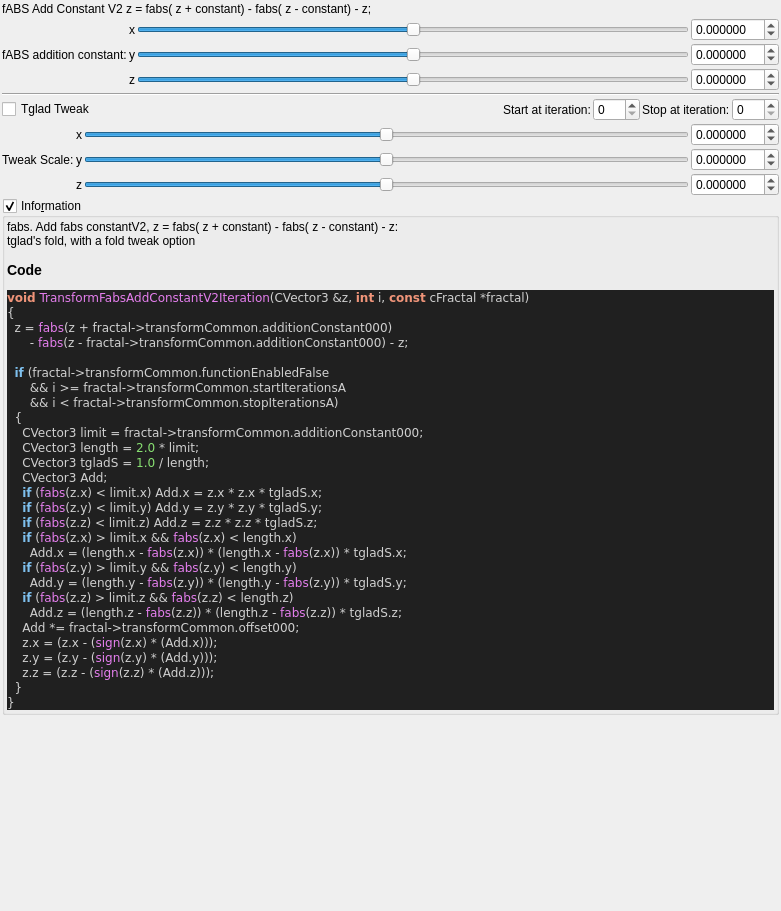
 <widget class="QWidget" name="Form">
  <property name="geometry">
   <rect>
    <x>0</x>
    <y>0</y>
    <width>781</width>
    <height>911</height>
   </rect>
  </property>
  <property name="windowTitle">
   <string notr="true">transf_fabs_add_constantV2</string>
  </property>
  <layout class="QVBoxLayout" name="verticalLayout">
   <property name="spacing">
    <number>2</number>
   </property>
   <property name="leftMargin">
    <number>2</number>
   </property>
   <property name="topMargin">
    <number>2</number>
   </property>
   <property name="rightMargin">
    <number>2</number>
   </property>
   <property name="bottomMargin">
    <number>2</number>
   </property>
   <item>
    <widget class="QLabel" name="label_26">
     <property name="text">
      <string>fABS Add Constant V2 z = fabs( z + constant) - fabs( z - constant) - z;</string>
     </property>
    </widget>
   </item>
   <item>
    <layout class="QGridLayout" name="gridLayout_4">
     <property name="spacing">
      <number>2</number>
     </property>
     <item row="0" column="3">
      <widget class="MyDoubleSpinBox" name="spinbox3_transf_addition_constant_x">
       <property name="enabled">
        <bool>true</bool>
       </property>
       <property name="sizePolicy">
        <sizepolicy hsizetype="Minimum" vsizetype="Maximum">
         <horstretch>0</horstretch>
         <verstretch>0</verstretch>
        </sizepolicy>
       </property>
       <property name="prefix">
        <string/>
       </property>
       <property name="decimals">
        <number>6</number>
       </property>
       <property name="minimum">
        <double>-99.989999999999995</double>
       </property>
       <property name="singleStep">
        <double>0.100000000000000</double>
       </property>
      </widget>
     </item>
     <item row="2" column="1">
      <widget class="QLabel" name="label_24">
       <property name="text">
        <string notr="true">z</string>
       </property>
      </widget>
     </item>
     <item row="0" column="2">
      <widget class="QSlider" name="slider3_transf_addition_constant_x">
       <property name="enabled">
        <bool>true</bool>
       </property>
       <property name="sizePolicy">
        <sizepolicy hsizetype="Expanding" vsizetype="Maximum">
         <horstretch>0</horstretch>
         <verstretch>0</verstretch>
        </sizepolicy>
       </property>
       <property name="minimum">
        <number>-5000000</number>
       </property>
       <property name="maximum">
        <number>5000000</number>
       </property>
       <property name="value">
        <number>0</number>
       </property>
       <property name="sliderPosition">
        <number>0</number>
       </property>
       <property name="orientation">
        <enum>Qt::Horizontal</enum>
       </property>
      </widget>
     </item>
     <item row="2" column="3">
      <widget class="MyDoubleSpinBox" name="spinbox3_transf_addition_constant_z">
       <property name="enabled">
        <bool>true</bool>
       </property>
       <property name="sizePolicy">
        <sizepolicy hsizetype="Minimum" vsizetype="Maximum">
         <horstretch>0</horstretch>
         <verstretch>0</verstretch>
        </sizepolicy>
       </property>
       <property name="decimals">
        <number>6</number>
       </property>
       <property name="minimum">
        <double>-99.989999999999995</double>
       </property>
       <property name="maximum">
        <double>99.989999999999995</double>
       </property>
       <property name="singleStep">
        <double>0.100000000000000</double>
       </property>
      </widget>
     </item>
     <item row="0" column="1">
      <widget class="QLabel" name="label_22">
       <property name="text">
        <string notr="true">x</string>
       </property>
      </widget>
     </item>
     <item row="1" column="2">
      <widget class="QSlider" name="slider3_transf_addition_constant_y">
       <property name="enabled">
        <bool>true</bool>
       </property>
       <property name="sizePolicy">
        <sizepolicy hsizetype="Expanding" vsizetype="Maximum">
         <horstretch>0</horstretch>
         <verstretch>0</verstretch>
        </sizepolicy>
       </property>
       <property name="minimum">
        <number>-5000000</number>
       </property>
       <property name="maximum">
        <number>5000000</number>
       </property>
       <property name="orientation">
        <enum>Qt::Horizontal</enum>
       </property>
      </widget>
     </item>
     <item row="1" column="1">
      <widget class="QLabel" name="label_25">
       <property name="text">
        <string notr="true">y</string>
       </property>
      </widget>
     </item>
     <item row="1" column="3">
      <widget class="MyDoubleSpinBox" name="spinbox3_transf_addition_constant_y">
       <property name="enabled">
        <bool>true</bool>
       </property>
       <property name="sizePolicy">
        <sizepolicy hsizetype="Minimum" vsizetype="Maximum">
         <horstretch>0</horstretch>
         <verstretch>0</verstretch>
        </sizepolicy>
       </property>
       <property name="decimals">
        <number>6</number>
       </property>
       <property name="minimum">
        <double>-99.989999999999995</double>
       </property>
       <property name="maximum">
        <double>99.989999999999995</double>
       </property>
       <property name="singleStep">
        <double>0.100000000000000</double>
       </property>
      </widget>
     </item>
     <item row="1" column="0">
      <widget class="QLabel" name="label_23">
       <property name="text">
        <string>fABS addition constant:</string>
       </property>
      </widget>
     </item>
     <item row="2" column="2">
      <widget class="QSlider" name="slider3_transf_addition_constant_z">
       <property name="enabled">
        <bool>true</bool>
       </property>
       <property name="sizePolicy">
        <sizepolicy hsizetype="Expanding" vsizetype="Maximum">
         <horstretch>0</horstretch>
         <verstretch>0</verstretch>
        </sizepolicy>
       </property>
       <property name="minimum">
        <number>-5000000</number>
       </property>
       <property name="maximum">
        <number>5000000</number>
       </property>
       <property name="orientation">
        <enum>Qt::Horizontal</enum>
       </property>
      </widget>
     </item>
    </layout>
   </item>
   <item>
    <widget class="Line" name="line_6">
     <property name="orientation">
      <enum>Qt::Horizontal</enum>
     </property>
    </widget>
   </item>
   <item>
    <layout class="QGridLayout" name="gridLayout_73">
     <property name="spacing">
      <number>2</number>
     </property>
     <item row="0" column="0">
      <widget class="QCheckBox" name="checkBox_transf_function_enabled_false">
       <property name="layoutDirection">
        <enum>Qt::LeftToRight</enum>
       </property>
       <property name="text">
        <string>Tglad Tweak</string>
       </property>
      </widget>
     </item>
     <item row="0" column="4">
      <widget class="QLabel" name="label_256">
       <property name="text">
        <string>Stop at iteration:</string>
       </property>
      </widget>
     </item>
     <item row="0" column="2">
      <widget class="QLabel" name="label_257">
       <property name="text">
        <string>Start at iteration:</string>
       </property>
      </widget>
     </item>
     <item row="0" column="1">
      <spacer name="horizontalSpacer_39">
       <property name="orientation">
        <enum>Qt::Horizontal</enum>
       </property>
       <property name="sizeHint" stdset="0">
        <size>
         <width>40</width>
         <height>20</height>
        </size>
       </property>
      </spacer>
     </item>
     <item row="0" column="3">
      <widget class="MySpinBox" name="spinboxInt_transf_start_iterations_A">
       <property name="sizePolicy">
        <sizepolicy hsizetype="Minimum" vsizetype="Maximum">
         <horstretch>0</horstretch>
         <verstretch>0</verstretch>
        </sizepolicy>
       </property>
       <property name="maximum">
        <number>250</number>
       </property>
      </widget>
     </item>
     <item row="0" column="5">
      <widget class="MySpinBox" name="spinboxInt_transf_stop_iterations_A">
       <property name="sizePolicy">
        <sizepolicy hsizetype="Minimum" vsizetype="Maximum">
         <horstretch>0</horstretch>
         <verstretch>0</verstretch>
        </sizepolicy>
       </property>
       <property name="maximum">
        <number>250</number>
       </property>
      </widget>
     </item>
    </layout>
   </item>
   <item>
    <layout class="QGridLayout" name="gridLayout_5">
     <property name="spacing">
      <number>2</number>
     </property>
     <item row="2" column="1">
      <widget class="QLabel" name="label_27">
       <property name="text">
        <string notr="true">z</string>
       </property>
      </widget>
     </item>
     <item row="0" column="1">
      <widget class="QLabel" name="label_28">
       <property name="text">
        <string notr="true">x</string>
       </property>
      </widget>
     </item>
     <item row="1" column="1">
      <widget class="QLabel" name="label_29">
       <property name="text">
        <string notr="true">y</string>
       </property>
      </widget>
     </item>
     <item row="1" column="0">
      <widget class="QLabel" name="label_30">
       <property name="text">
        <string>Tweak Scale:</string>
       </property>
      </widget>
     </item>
     <item row="2" column="2">
      <widget class="QSlider" name="slider3_transf_offset_000_z">
       <property name="enabled">
        <bool>true</bool>
       </property>
       <property name="sizePolicy">
        <sizepolicy hsizetype="Expanding" vsizetype="Maximum">
         <horstretch>0</horstretch>
         <verstretch>0</verstretch>
        </sizepolicy>
       </property>
       <property name="minimum">
        <number>-5000000</number>
       </property>
       <property name="maximum">
        <number>5000000</number>
       </property>
       <property name="orientation">
        <enum>Qt::Horizontal</enum>
       </property>
      </widget>
     </item>
     <item row="0" column="3">
      <widget class="MyDoubleSpinBox" name="spinbox3_transf_offset_000_x">
       <property name="enabled">
        <bool>true</bool>
       </property>
       <property name="sizePolicy">
        <sizepolicy hsizetype="Minimum" vsizetype="Maximum">
         <horstretch>0</horstretch>
         <verstretch>0</verstretch>
        </sizepolicy>
       </property>
       <property name="decimals">
        <number>6</number>
       </property>
       <property name="minimum">
        <double>-99.989999999999995</double>
       </property>
       <property name="maximum">
        <double>99.989999999999995</double>
       </property>
       <property name="singleStep">
        <double>0.100000000000000</double>
       </property>
      </widget>
     </item>
     <item row="1" column="3">
      <widget class="MyDoubleSpinBox" name="spinbox3_transf_offset_000_y">
       <property name="enabled">
        <bool>true</bool>
       </property>
       <property name="sizePolicy">
        <sizepolicy hsizetype="Minimum" vsizetype="Maximum">
         <horstretch>0</horstretch>
         <verstretch>0</verstretch>
        </sizepolicy>
       </property>
       <property name="decimals">
        <number>6</number>
       </property>
       <property name="minimum">
        <double>-99.989999999999995</double>
       </property>
       <property name="maximum">
        <double>99.989999999999995</double>
       </property>
       <property name="singleStep">
        <double>0.100000000000000</double>
       </property>
      </widget>
     </item>
     <item row="2" column="3">
      <widget class="MyDoubleSpinBox" name="spinbox3_transf_offset_000_z">
       <property name="enabled">
        <bool>true</bool>
       </property>
       <property name="sizePolicy">
        <sizepolicy hsizetype="Minimum" vsizetype="Maximum">
         <horstretch>0</horstretch>
         <verstretch>0</verstretch>
        </sizepolicy>
       </property>
       <property name="decimals">
        <number>6</number>
       </property>
       <property name="minimum">
        <double>-99.989999999999995</double>
       </property>
       <property name="maximum">
        <double>99.989999999999995</double>
       </property>
       <property name="singleStep">
        <double>0.100000000000000</double>
       </property>
      </widget>
     </item>
     <item row="1" column="2">
      <widget class="QSlider" name="slider3_transf_offset_000_y">
       <property name="enabled">
        <bool>true</bool>
       </property>
       <property name="sizePolicy">
        <sizepolicy hsizetype="Expanding" vsizetype="Maximum">
         <horstretch>0</horstretch>
         <verstretch>0</verstretch>
        </sizepolicy>
       </property>
       <property name="minimum">
        <number>-5000000</number>
       </property>
       <property name="maximum">
        <number>5000000</number>
       </property>
       <property name="orientation">
        <enum>Qt::Horizontal</enum>
       </property>
      </widget>
     </item>
     <item row="0" column="2">
      <widget class="QSlider" name="slider3_transf_offset_000_x">
       <property name="enabled">
        <bool>true</bool>
       </property>
       <property name="sizePolicy">
        <sizepolicy hsizetype="Expanding" vsizetype="Maximum">
         <horstretch>0</horstretch>
         <verstretch>0</verstretch>
        </sizepolicy>
       </property>
       <property name="minimum">
        <number>-5000000</number>
       </property>
       <property name="maximum">
        <number>5000000</number>
       </property>
       <property name="orientation">
        <enum>Qt::Horizontal</enum>
       </property>
      </widget>
     </item>
    </layout>
   </item>
   <item>
    <widget class="MyGroupBox" name="groupCheck_info">
     <property name="title">
      <string>Info&amp;rmation</string>
     </property>
     <property name="flat">
      <bool>false</bool>
     </property>
     <property name="checkable">
      <bool>true</bool>
     </property>
     <layout class="QVBoxLayout" name="verticalLayout_2">
      <property name="spacing">
       <number>2</number>
      </property>
      <property name="leftMargin">
       <number>2</number>
      </property>
      <property name="topMargin">
       <number>2</number>
      </property>
      <property name="rightMargin">
       <number>2</number>
      </property>
      <property name="bottomMargin">
       <number>2</number>
      </property>
      <item>
       <widget class="QLabel" name="label_code_content">
        <property name="text">
         <string notr="true">&lt;p&gt;fabs. Add fabs constantV2,  z = fabs( z + constant) - fabs( z - constant) - z:&lt;br&gt;tglad's fold, with a fold tweak option&lt;/p&gt;&lt;table&gt;
&lt;/table&gt;
&lt;h3&gt;Code&lt;/h3&gt;
&lt;body style=&quot;background-color:#202020&quot;&gt;
&lt;pre style=&quot;color:#d0d0d0; background-color:#202020;  font-family:'Courier New',monospace;&quot;&gt;&lt;span style=&quot;color:#f09479; font-weight:bold&quot;&gt;void&lt;/span&gt; &lt;span style=&quot;color:#e47eed&quot;&gt;TransformFabsAddConstantV2Iteration&lt;/span&gt;&lt;span style=&quot;color:#d0d0d0&quot;&gt;(&lt;/span&gt;CVector3 &lt;span style=&quot;color:#d0d0d0&quot;&gt;&amp;amp;&lt;/span&gt;z&lt;span style=&quot;color:#d0d0d0&quot;&gt;,&lt;/span&gt; &lt;span style=&quot;color:#f09479; font-weight:bold&quot;&gt;int&lt;/span&gt; i&lt;span style=&quot;color:#d0d0d0&quot;&gt;,&lt;/span&gt; &lt;span style=&quot;color:#f09479; font-weight:bold&quot;&gt;const&lt;/span&gt; cFractal &lt;span style=&quot;color:#d0d0d0&quot;&gt;*&lt;/span&gt;fractal&lt;span style=&quot;color:#d0d0d0&quot;&gt;)&lt;/span&gt;
&lt;span style=&quot;color:#d0d0d0&quot;&gt;{&lt;/span&gt;
  z &lt;span style=&quot;color:#d0d0d0&quot;&gt;=&lt;/span&gt; &lt;span style=&quot;color:#e47eed&quot;&gt;fabs&lt;/span&gt;&lt;span style=&quot;color:#d0d0d0&quot;&gt;(&lt;/span&gt;z &lt;span style=&quot;color:#d0d0d0&quot;&gt;+&lt;/span&gt; fractal&lt;span style=&quot;color:#d0d0d0&quot;&gt;-&amp;gt;&lt;/span&gt;transformCommon&lt;span style=&quot;color:#d0d0d0&quot;&gt;.&lt;/span&gt;additionConstant000&lt;span style=&quot;color:#d0d0d0&quot;&gt;)&lt;/span&gt;
      &lt;span style=&quot;color:#d0d0d0&quot;&gt;-&lt;/span&gt; &lt;span style=&quot;color:#e47eed&quot;&gt;fabs&lt;/span&gt;&lt;span style=&quot;color:#d0d0d0&quot;&gt;(&lt;/span&gt;z &lt;span style=&quot;color:#d0d0d0&quot;&gt;-&lt;/span&gt; fractal&lt;span style=&quot;color:#d0d0d0&quot;&gt;-&amp;gt;&lt;/span&gt;transformCommon&lt;span style=&quot;color:#d0d0d0&quot;&gt;.&lt;/span&gt;additionConstant000&lt;span style=&quot;color:#d0d0d0&quot;&gt;) -&lt;/span&gt; z&lt;span style=&quot;color:#d0d0d0&quot;&gt;;&lt;/span&gt;

  &lt;span style=&quot;color:#7ec0ee; font-weight:bold&quot;&gt;if&lt;/span&gt; &lt;span style=&quot;color:#d0d0d0&quot;&gt;(&lt;/span&gt;fractal&lt;span style=&quot;color:#d0d0d0&quot;&gt;-&amp;gt;&lt;/span&gt;transformCommon&lt;span style=&quot;color:#d0d0d0&quot;&gt;.&lt;/span&gt;functionEnabledFalse
      &lt;span style=&quot;color:#d0d0d0&quot;&gt;&amp;amp;&amp;amp;&lt;/span&gt; i &lt;span style=&quot;color:#d0d0d0&quot;&gt;&amp;gt;=&lt;/span&gt; fractal&lt;span style=&quot;color:#d0d0d0&quot;&gt;-&amp;gt;&lt;/span&gt;transformCommon&lt;span style=&quot;color:#d0d0d0&quot;&gt;.&lt;/span&gt;startIterationsA
      &lt;span style=&quot;color:#d0d0d0&quot;&gt;&amp;amp;&amp;amp;&lt;/span&gt; i &lt;span style=&quot;color:#d0d0d0&quot;&gt;&amp;lt;&lt;/span&gt; fractal&lt;span style=&quot;color:#d0d0d0&quot;&gt;-&amp;gt;&lt;/span&gt;transformCommon&lt;span style=&quot;color:#d0d0d0&quot;&gt;.&lt;/span&gt;stopIterationsA&lt;span style=&quot;color:#d0d0d0&quot;&gt;)&lt;/span&gt;
  &lt;span style=&quot;color:#d0d0d0&quot;&gt;{&lt;/span&gt;
    CVector3 limit &lt;span style=&quot;color:#d0d0d0&quot;&gt;=&lt;/span&gt; fractal&lt;span style=&quot;color:#d0d0d0&quot;&gt;-&amp;gt;&lt;/span&gt;transformCommon&lt;span style=&quot;color:#d0d0d0&quot;&gt;.&lt;/span&gt;additionConstant000&lt;span style=&quot;color:#d0d0d0&quot;&gt;;&lt;/span&gt;
    CVector3 length &lt;span style=&quot;color:#d0d0d0&quot;&gt;=&lt;/span&gt; &lt;span style=&quot;color:#87df71&quot;&gt;2.0&lt;/span&gt; &lt;span style=&quot;color:#d0d0d0&quot;&gt;*&lt;/span&gt; limit&lt;span style=&quot;color:#d0d0d0&quot;&gt;;&lt;/span&gt;
    CVector3 tgladS &lt;span style=&quot;color:#d0d0d0&quot;&gt;=&lt;/span&gt; &lt;span style=&quot;color:#87df71&quot;&gt;1.0&lt;/span&gt; &lt;span style=&quot;color:#d0d0d0&quot;&gt;/&lt;/span&gt; length&lt;span style=&quot;color:#d0d0d0&quot;&gt;;&lt;/span&gt;
    CVector3 Add&lt;span style=&quot;color:#d0d0d0&quot;&gt;;&lt;/span&gt;
    &lt;span style=&quot;color:#7ec0ee; font-weight:bold&quot;&gt;if&lt;/span&gt; &lt;span style=&quot;color:#d0d0d0&quot;&gt;(&lt;/span&gt;&lt;span style=&quot;color:#e47eed&quot;&gt;fabs&lt;/span&gt;&lt;span style=&quot;color:#d0d0d0&quot;&gt;(&lt;/span&gt;z&lt;span style=&quot;color:#d0d0d0&quot;&gt;.&lt;/span&gt;x&lt;span style=&quot;color:#d0d0d0&quot;&gt;) &amp;lt;&lt;/span&gt; limit&lt;span style=&quot;color:#d0d0d0&quot;&gt;.&lt;/span&gt;x&lt;span style=&quot;color:#d0d0d0&quot;&gt;)&lt;/span&gt; Add&lt;span style=&quot;color:#d0d0d0&quot;&gt;.&lt;/span&gt;x &lt;span style=&quot;color:#d0d0d0&quot;&gt;=&lt;/span&gt; z&lt;span style=&quot;color:#d0d0d0&quot;&gt;.&lt;/span&gt;x &lt;span style=&quot;color:#d0d0d0&quot;&gt;*&lt;/span&gt; z&lt;span style=&quot;color:#d0d0d0&quot;&gt;.&lt;/span&gt;x &lt;span style=&quot;color:#d0d0d0&quot;&gt;*&lt;/span&gt; tgladS&lt;span style=&quot;color:#d0d0d0&quot;&gt;.&lt;/span&gt;x&lt;span style=&quot;color:#d0d0d0&quot;&gt;;&lt;/span&gt;
    &lt;span style=&quot;color:#7ec0ee; font-weight:bold&quot;&gt;if&lt;/span&gt; &lt;span style=&quot;color:#d0d0d0&quot;&gt;(&lt;/span&gt;&lt;span style=&quot;color:#e47eed&quot;&gt;fabs&lt;/span&gt;&lt;span style=&quot;color:#d0d0d0&quot;&gt;(&lt;/span&gt;z&lt;span style=&quot;color:#d0d0d0&quot;&gt;.&lt;/span&gt;y&lt;span style=&quot;color:#d0d0d0&quot;&gt;) &amp;lt;&lt;/span&gt; limit&lt;span style=&quot;color:#d0d0d0&quot;&gt;.&lt;/span&gt;y&lt;span style=&quot;color:#d0d0d0&quot;&gt;)&lt;/span&gt; Add&lt;span style=&quot;color:#d0d0d0&quot;&gt;.&lt;/span&gt;y &lt;span style=&quot;color:#d0d0d0&quot;&gt;=&lt;/span&gt; z&lt;span style=&quot;color:#d0d0d0&quot;&gt;.&lt;/span&gt;y &lt;span style=&quot;color:#d0d0d0&quot;&gt;*&lt;/span&gt; z&lt;span style=&quot;color:#d0d0d0&quot;&gt;.&lt;/span&gt;y &lt;span style=&quot;color:#d0d0d0&quot;&gt;*&lt;/span&gt; tgladS&lt;span style=&quot;color:#d0d0d0&quot;&gt;.&lt;/span&gt;y&lt;span style=&quot;color:#d0d0d0&quot;&gt;;&lt;/span&gt;
    &lt;span style=&quot;color:#7ec0ee; font-weight:bold&quot;&gt;if&lt;/span&gt; &lt;span style=&quot;color:#d0d0d0&quot;&gt;(&lt;/span&gt;&lt;span style=&quot;color:#e47eed&quot;&gt;fabs&lt;/span&gt;&lt;span style=&quot;color:#d0d0d0&quot;&gt;(&lt;/span&gt;z&lt;span style=&quot;color:#d0d0d0&quot;&gt;.&lt;/span&gt;z&lt;span style=&quot;color:#d0d0d0&quot;&gt;) &amp;lt;&lt;/span&gt; limit&lt;span style=&quot;color:#d0d0d0&quot;&gt;.&lt;/span&gt;z&lt;span style=&quot;color:#d0d0d0&quot;&gt;)&lt;/span&gt; Add&lt;span style=&quot;color:#d0d0d0&quot;&gt;.&lt;/span&gt;z &lt;span style=&quot;color:#d0d0d0&quot;&gt;=&lt;/span&gt; z&lt;span style=&quot;color:#d0d0d0&quot;&gt;.&lt;/span&gt;z &lt;span style=&quot;color:#d0d0d0&quot;&gt;*&lt;/span&gt; z&lt;span style=&quot;color:#d0d0d0&quot;&gt;.&lt;/span&gt;z &lt;span style=&quot;color:#d0d0d0&quot;&gt;*&lt;/span&gt; tgladS&lt;span style=&quot;color:#d0d0d0&quot;&gt;.&lt;/span&gt;z&lt;span style=&quot;color:#d0d0d0&quot;&gt;;&lt;/span&gt;
    &lt;span style=&quot;color:#7ec0ee; font-weight:bold&quot;&gt;if&lt;/span&gt; &lt;span style=&quot;color:#d0d0d0&quot;&gt;(&lt;/span&gt;&lt;span style=&quot;color:#e47eed&quot;&gt;fabs&lt;/span&gt;&lt;span style=&quot;color:#d0d0d0&quot;&gt;(&lt;/span&gt;z&lt;span style=&quot;color:#d0d0d0&quot;&gt;.&lt;/span&gt;x&lt;span style=&quot;color:#d0d0d0&quot;&gt;) &amp;gt;&lt;/span&gt; limit&lt;span style=&quot;color:#d0d0d0&quot;&gt;.&lt;/span&gt;x &lt;span style=&quot;color:#d0d0d0&quot;&gt;&amp;amp;&amp;amp;&lt;/span&gt; &lt;span style=&quot;color:#e47eed&quot;&gt;fabs&lt;/span&gt;&lt;span style=&quot;color:#d0d0d0&quot;&gt;(&lt;/span&gt;z&lt;span style=&quot;color:#d0d0d0&quot;&gt;.&lt;/span&gt;x&lt;span style=&quot;color:#d0d0d0&quot;&gt;) &amp;lt;&lt;/span&gt; length&lt;span style=&quot;color:#d0d0d0&quot;&gt;.&lt;/span&gt;x&lt;span style=&quot;color:#d0d0d0&quot;&gt;)&lt;/span&gt;
      Add&lt;span style=&quot;color:#d0d0d0&quot;&gt;.&lt;/span&gt;x &lt;span style=&quot;color:#d0d0d0&quot;&gt;= (&lt;/span&gt;length&lt;span style=&quot;color:#d0d0d0&quot;&gt;.&lt;/span&gt;x &lt;span style=&quot;color:#d0d0d0&quot;&gt;-&lt;/span&gt; &lt;span style=&quot;color:#e47eed&quot;&gt;fabs&lt;/span&gt;&lt;span style=&quot;color:#d0d0d0&quot;&gt;(&lt;/span&gt;z&lt;span style=&quot;color:#d0d0d0&quot;&gt;.&lt;/span&gt;x&lt;span style=&quot;color:#d0d0d0&quot;&gt;)) * (&lt;/span&gt;length&lt;span style=&quot;color:#d0d0d0&quot;&gt;.&lt;/span&gt;x &lt;span style=&quot;color:#d0d0d0&quot;&gt;-&lt;/span&gt; &lt;span style=&quot;color:#e47eed&quot;&gt;fabs&lt;/span&gt;&lt;span style=&quot;color:#d0d0d0&quot;&gt;(&lt;/span&gt;z&lt;span style=&quot;color:#d0d0d0&quot;&gt;.&lt;/span&gt;x&lt;span style=&quot;color:#d0d0d0&quot;&gt;)) *&lt;/span&gt; tgladS&lt;span style=&quot;color:#d0d0d0&quot;&gt;.&lt;/span&gt;x&lt;span style=&quot;color:#d0d0d0&quot;&gt;;&lt;/span&gt;
    &lt;span style=&quot;color:#7ec0ee; font-weight:bold&quot;&gt;if&lt;/span&gt; &lt;span style=&quot;color:#d0d0d0&quot;&gt;(&lt;/span&gt;&lt;span style=&quot;color:#e47eed&quot;&gt;fabs&lt;/span&gt;&lt;span style=&quot;color:#d0d0d0&quot;&gt;(&lt;/span&gt;z&lt;span style=&quot;color:#d0d0d0&quot;&gt;.&lt;/span&gt;y&lt;span style=&quot;color:#d0d0d0&quot;&gt;) &amp;gt;&lt;/span&gt; limit&lt;span style=&quot;color:#d0d0d0&quot;&gt;.&lt;/span&gt;y &lt;span style=&quot;color:#d0d0d0&quot;&gt;&amp;amp;&amp;amp;&lt;/span&gt; &lt;span style=&quot;color:#e47eed&quot;&gt;fabs&lt;/span&gt;&lt;span style=&quot;color:#d0d0d0&quot;&gt;(&lt;/span&gt;z&lt;span style=&quot;color:#d0d0d0&quot;&gt;.&lt;/span&gt;y&lt;span style=&quot;color:#d0d0d0&quot;&gt;) &amp;lt;&lt;/span&gt; length&lt;span style=&quot;color:#d0d0d0&quot;&gt;.&lt;/span&gt;y&lt;span style=&quot;color:#d0d0d0&quot;&gt;)&lt;/span&gt;
      Add&lt;span style=&quot;color:#d0d0d0&quot;&gt;.&lt;/span&gt;y &lt;span style=&quot;color:#d0d0d0&quot;&gt;= (&lt;/span&gt;length&lt;span style=&quot;color:#d0d0d0&quot;&gt;.&lt;/span&gt;y &lt;span style=&quot;color:#d0d0d0&quot;&gt;-&lt;/span&gt; &lt;span style=&quot;color:#e47eed&quot;&gt;fabs&lt;/span&gt;&lt;span style=&quot;color:#d0d0d0&quot;&gt;(&lt;/span&gt;z&lt;span style=&quot;color:#d0d0d0&quot;&gt;.&lt;/span&gt;y&lt;span style=&quot;color:#d0d0d0&quot;&gt;)) * (&lt;/span&gt;length&lt;span style=&quot;color:#d0d0d0&quot;&gt;.&lt;/span&gt;y &lt;span style=&quot;color:#d0d0d0&quot;&gt;-&lt;/span&gt; &lt;span style=&quot;color:#e47eed&quot;&gt;fabs&lt;/span&gt;&lt;span style=&quot;color:#d0d0d0&quot;&gt;(&lt;/span&gt;z&lt;span style=&quot;color:#d0d0d0&quot;&gt;.&lt;/span&gt;y&lt;span style=&quot;color:#d0d0d0&quot;&gt;)) *&lt;/span&gt; tgladS&lt;span style=&quot;color:#d0d0d0&quot;&gt;.&lt;/span&gt;y&lt;span style=&quot;color:#d0d0d0&quot;&gt;;&lt;/span&gt;
    &lt;span style=&quot;color:#7ec0ee; font-weight:bold&quot;&gt;if&lt;/span&gt; &lt;span style=&quot;color:#d0d0d0&quot;&gt;(&lt;/span&gt;&lt;span style=&quot;color:#e47eed&quot;&gt;fabs&lt;/span&gt;&lt;span style=&quot;color:#d0d0d0&quot;&gt;(&lt;/span&gt;z&lt;span style=&quot;color:#d0d0d0&quot;&gt;.&lt;/span&gt;z&lt;span style=&quot;color:#d0d0d0&quot;&gt;) &amp;gt;&lt;/span&gt; limit&lt;span style=&quot;color:#d0d0d0&quot;&gt;.&lt;/span&gt;z &lt;span style=&quot;color:#d0d0d0&quot;&gt;&amp;amp;&amp;amp;&lt;/span&gt; &lt;span style=&quot;color:#e47eed&quot;&gt;fabs&lt;/span&gt;&lt;span style=&quot;color:#d0d0d0&quot;&gt;(&lt;/span&gt;z&lt;span style=&quot;color:#d0d0d0&quot;&gt;.&lt;/span&gt;z&lt;span style=&quot;color:#d0d0d0&quot;&gt;) &amp;lt;&lt;/span&gt; length&lt;span style=&quot;color:#d0d0d0&quot;&gt;.&lt;/span&gt;z&lt;span style=&quot;color:#d0d0d0&quot;&gt;)&lt;/span&gt;
      Add&lt;span style=&quot;color:#d0d0d0&quot;&gt;.&lt;/span&gt;z &lt;span style=&quot;color:#d0d0d0&quot;&gt;= (&lt;/span&gt;length&lt;span style=&quot;color:#d0d0d0&quot;&gt;.&lt;/span&gt;z &lt;span style=&quot;color:#d0d0d0&quot;&gt;-&lt;/span&gt; &lt;span style=&quot;color:#e47eed&quot;&gt;fabs&lt;/span&gt;&lt;span style=&quot;color:#d0d0d0&quot;&gt;(&lt;/span&gt;z&lt;span style=&quot;color:#d0d0d0&quot;&gt;.&lt;/span&gt;z&lt;span style=&quot;color:#d0d0d0&quot;&gt;)) * (&lt;/span&gt;length&lt;span style=&quot;color:#d0d0d0&quot;&gt;.&lt;/span&gt;z &lt;span style=&quot;color:#d0d0d0&quot;&gt;-&lt;/span&gt; &lt;span style=&quot;color:#e47eed&quot;&gt;fabs&lt;/span&gt;&lt;span style=&quot;color:#d0d0d0&quot;&gt;(&lt;/span&gt;z&lt;span style=&quot;color:#d0d0d0&quot;&gt;.&lt;/span&gt;z&lt;span style=&quot;color:#d0d0d0&quot;&gt;)) *&lt;/span&gt; tgladS&lt;span style=&quot;color:#d0d0d0&quot;&gt;.&lt;/span&gt;z&lt;span style=&quot;color:#d0d0d0&quot;&gt;;&lt;/span&gt;
    Add &lt;span style=&quot;color:#d0d0d0&quot;&gt;*=&lt;/span&gt; fractal&lt;span style=&quot;color:#d0d0d0&quot;&gt;-&amp;gt;&lt;/span&gt;transformCommon&lt;span style=&quot;color:#d0d0d0&quot;&gt;.&lt;/span&gt;offset000&lt;span style=&quot;color:#d0d0d0&quot;&gt;;&lt;/span&gt;
    z&lt;span style=&quot;color:#d0d0d0&quot;&gt;.&lt;/span&gt;x &lt;span style=&quot;color:#d0d0d0&quot;&gt;= (&lt;/span&gt;z&lt;span style=&quot;color:#d0d0d0&quot;&gt;.&lt;/span&gt;x &lt;span style=&quot;color:#d0d0d0&quot;&gt;- (&lt;/span&gt;&lt;span style=&quot;color:#e47eed&quot;&gt;sign&lt;/span&gt;&lt;span style=&quot;color:#d0d0d0&quot;&gt;(&lt;/span&gt;z&lt;span style=&quot;color:#d0d0d0&quot;&gt;.&lt;/span&gt;x&lt;span style=&quot;color:#d0d0d0&quot;&gt;) * (&lt;/span&gt;Add&lt;span style=&quot;color:#d0d0d0&quot;&gt;.&lt;/span&gt;x&lt;span style=&quot;color:#d0d0d0&quot;&gt;)));&lt;/span&gt;
    z&lt;span style=&quot;color:#d0d0d0&quot;&gt;.&lt;/span&gt;y &lt;span style=&quot;color:#d0d0d0&quot;&gt;= (&lt;/span&gt;z&lt;span style=&quot;color:#d0d0d0&quot;&gt;.&lt;/span&gt;y &lt;span style=&quot;color:#d0d0d0&quot;&gt;- (&lt;/span&gt;&lt;span style=&quot;color:#e47eed&quot;&gt;sign&lt;/span&gt;&lt;span style=&quot;color:#d0d0d0&quot;&gt;(&lt;/span&gt;z&lt;span style=&quot;color:#d0d0d0&quot;&gt;.&lt;/span&gt;y&lt;span style=&quot;color:#d0d0d0&quot;&gt;) * (&lt;/span&gt;Add&lt;span style=&quot;color:#d0d0d0&quot;&gt;.&lt;/span&gt;y&lt;span style=&quot;color:#d0d0d0&quot;&gt;)));&lt;/span&gt;
    z&lt;span style=&quot;color:#d0d0d0&quot;&gt;.&lt;/span&gt;z &lt;span style=&quot;color:#d0d0d0&quot;&gt;= (&lt;/span&gt;z&lt;span style=&quot;color:#d0d0d0&quot;&gt;.&lt;/span&gt;z &lt;span style=&quot;color:#d0d0d0&quot;&gt;- (&lt;/span&gt;&lt;span style=&quot;color:#e47eed&quot;&gt;sign&lt;/span&gt;&lt;span style=&quot;color:#d0d0d0&quot;&gt;(&lt;/span&gt;z&lt;span style=&quot;color:#d0d0d0&quot;&gt;.&lt;/span&gt;z&lt;span style=&quot;color:#d0d0d0&quot;&gt;) * (&lt;/span&gt;Add&lt;span style=&quot;color:#d0d0d0&quot;&gt;.&lt;/span&gt;z&lt;span style=&quot;color:#d0d0d0&quot;&gt;)));&lt;/span&gt;
  &lt;span style=&quot;color:#d0d0d0&quot;&gt;}&lt;/span&gt;
&lt;span style=&quot;color:#d0d0d0&quot;&gt;}&lt;/span&gt;
&lt;/pre&gt;
&lt;/body&gt;</string>
        </property>
        <property name="wordWrap">
         <bool>true</bool>
        </property>
        <property name="openExternalLinks">
         <bool>true</bool>
        </property>
        <property name="textInteractionFlags">
         <set>Qt::LinksAccessibleByMouse|Qt::TextSelectableByMouse</set>
        </property>
       </widget>
      </item>
     </layout>
    </widget>
   </item>
   <item>
    <spacer name="verticalSpacer">
     <property name="orientation">
      <enum>Qt::Vertical</enum>
     </property>
     <property name="sizeHint" stdset="0">
      <size>
       <width>20</width>
       <height>40</height>
      </size>
     </property>
    </spacer>
   </item>
  </layout>
 </widget>
